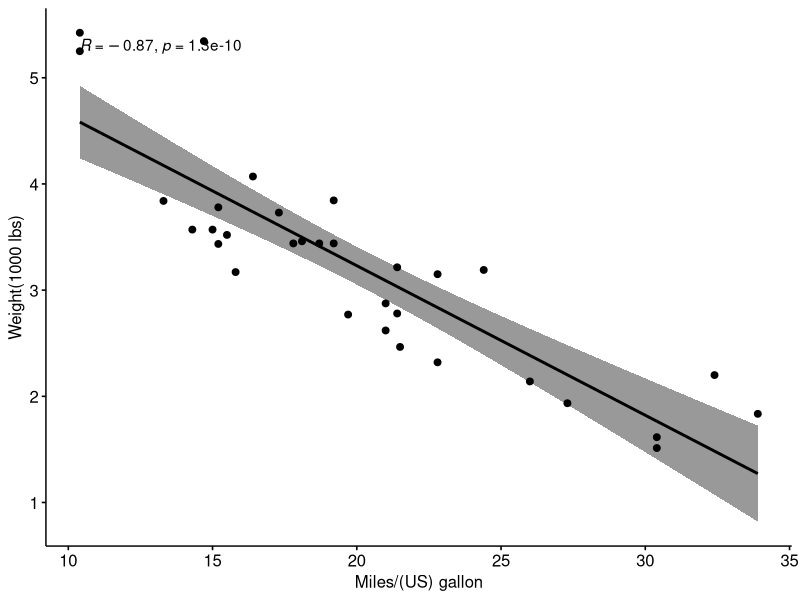

Source code (R):
#Author: Alani Williams
#Date: August 25, 2021
#Purpose: To calculate correlation coeffecient values

#Loading the library

library("ggpubr")

#Reading sample data

my_data <- mtcars

#Get correlation value between "mpg" and "wt" and plot the distribution

ggscatter(my_data, x = "mpg", y = "wt", add = "reg.line", conf.int = TRUE, cor.coef = TRUE, cor.method = "pearson", xlab = "Miles/(US) gallon", ylab = "Weight(1000 lbs)")

#Use cor.test function to calculate correlation value without plotting

res <- cor.test(my_data$wt, my_data$mpg, method = "pearson")
res2 <- cor.test(my_data$wt, my_data$mpg, method = "spearman")

my_data$wt